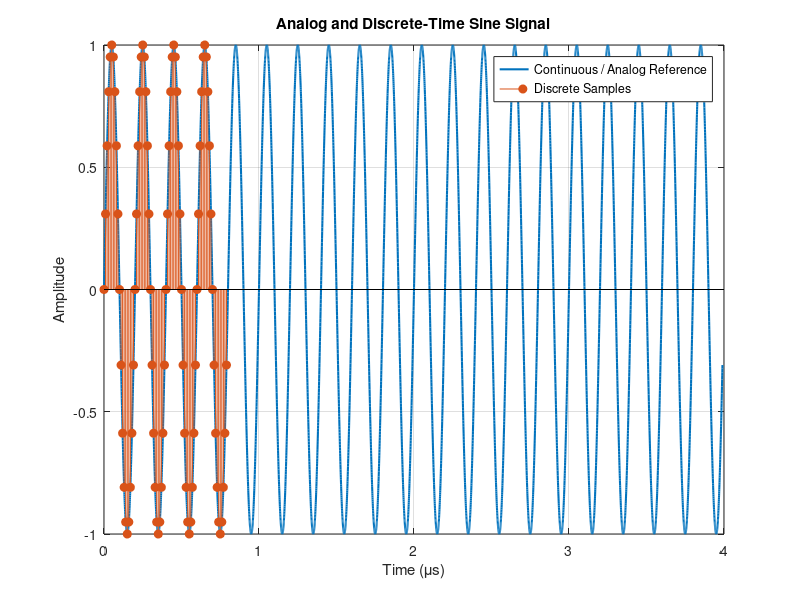
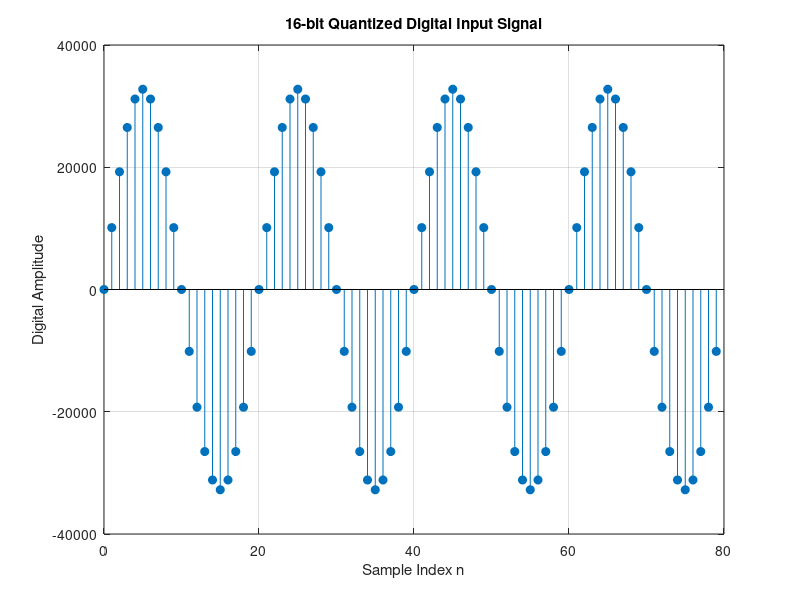
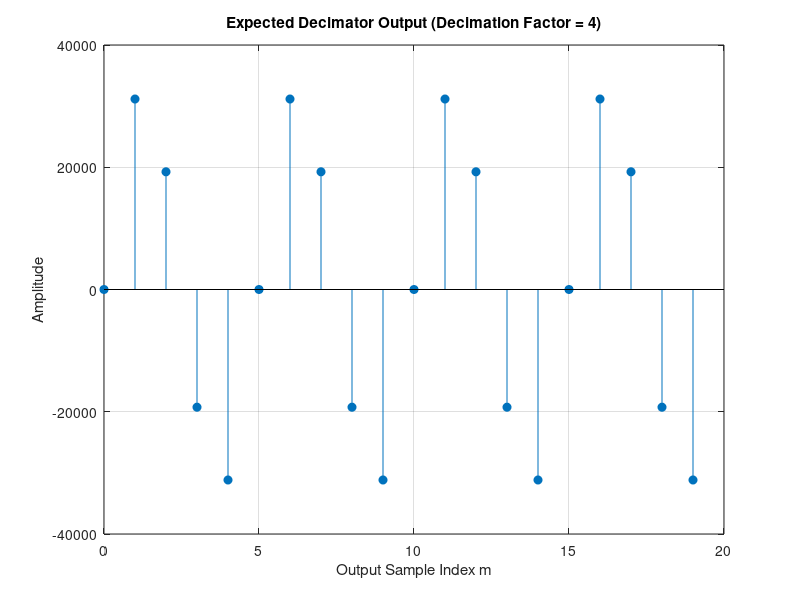

Reproduce these figures in MATLAB, in order.
clc;
clear;
close all;

%% ============================================================
%  DIGITAL DECIMATOR PROJECT - INPUT SIGNAL GENERATION
%  GNU Octave
% ============================================================

%% 1. PARAMETERS

Fs   = 100e6;       % Sampling frequency = 100 MHz
Fsig = 5e6;         % Input sine-wave frequency = 5 MHz
N    = 400;         % Number of input samples
D    = 4;           % Decimation factor
BITS = 16;          % ADC/sample resolution

MAX_VALUE = 2^(BITS-1) - 1;


%% ============================================================
% 2. CONTINUOUS / ANALOG-LIKE SINE WAVE
% =============================================================

% Fine time axis for continuous-looking waveform
t_cont = linspace(0, (N-1)/Fs, N*20);

% Continuous sine wave
x_cont = sin(2*pi*Fsig*t_cont);


%% ============================================================
% 3. DISCRETE-TIME SINE SIGNAL
% =============================================================

% Discrete sample index
n = 0:N-1;

% Discrete-time sine signal
x = sin(2*pi*Fsig/Fs*n);


%% ============================================================
% 4. QUANTIZE TO 16-BIT SIGNED INTEGER
% =============================================================

x_q = round(x * MAX_VALUE);


%% ============================================================
% 5. PLOT ANALOG + DISCRETE SIGNAL
% =============================================================

figure;

plot(t_cont*1e6, x_cont, 'LineWidth', 1.5);
hold on;

stem(n(1:80)/Fs*1e6, x(1:80), 'filled');

grid on;

title('Analog and Discrete-Time Sine Signal');

xlabel('Time (\mus)');
ylabel('Amplitude');

legend('Continuous / Analog Reference', ...
       'Discrete Samples');

hold off;


%% ============================================================
% 6. PLOT DIGITAL / QUANTIZED SIGNAL
% =============================================================

figure;

stem(n(1:80), x_q(1:80), 'filled');

grid on;

title('16-bit Quantized Digital Input Signal');

xlabel('Sample Index n');
ylabel('Digital Amplitude');



%% ============================================================
% 7. IDEAL DECIMATION BY 4
% =============================================================

% Keep every 4th sample
y_expected = x_q(1:D:end);


%% ============================================================
% 8. PLOT EXPECTED DECIMATED OUTPUT
% =============================================================

m = 0:length(y_expected)-1;

figure;

stem(m(1:20), y_expected(1:20), 'filled');

grid on;

title('Expected Decimator Output (Decimation Factor = 4)');

xlabel('Output Sample Index m');
ylabel('Amplitude');



%% ============================================================
% 9. CREATE input_data.txt
% =============================================================

fid = fopen('input_data.txt', 'w');

for i = 1:length(x_q)

    fprintf(fid, '%d\n', x_q(i));

end

fclose(fid);



%% ============================================================
% 10. CREATE input_data.mem
% ============================================================

fid = fopen('input_data.mem', 'w');

for i = 1:length(x_q)

    % Convert signed 16-bit value to hexadecimal
    value = mod(x_q(i), 65536);

    fprintf(fid, '%04X\n', value);

end

fclose(fid);



%% ============================================================
% 11. CREATE EXPECTED OUTPUT FILE
% =============================================================

fid = fopen('expected_output.mem', 'w');

for i = 1:length(y_expected)

    fprintf(fid, '%d\n', y_expected(i));

end

fclose(fid);



%% ============================================================
% 12. DISPLAY INFORMATION
% =============================================================

fprintf('\n============================================\n');
fprintf(' DECIMATOR INPUT DATA GENERATED\n');
fprintf('============================================\n');

fprintf('Sampling Frequency : %.2f MHz\n', Fs/1e6);
fprintf('Signal Frequency   : %.2f MHz\n', Fsig/1e6);
fprintf('Number of Samples  : %d\n', N);
fprintf('Data Width         : %d bits\n', BITS);
fprintf('Decimation Factor  : %d\n', D);

fprintf('\nInput Samples       : %d\n', length(x_q));
fprintf('Output Samples      : %d\n', length(y_expected));

fprintf('\nOutput Sampling Frequency = %.2f MHz\n', ...
        Fs/(D*1e6));

fprintf('\nFiles Generated:\n');
fprintf('  input_data.txt\n');
fprintf('  input_data.mem\n');
fprintf('  expected_output.txt\n');

fprintf('============================================\n');
